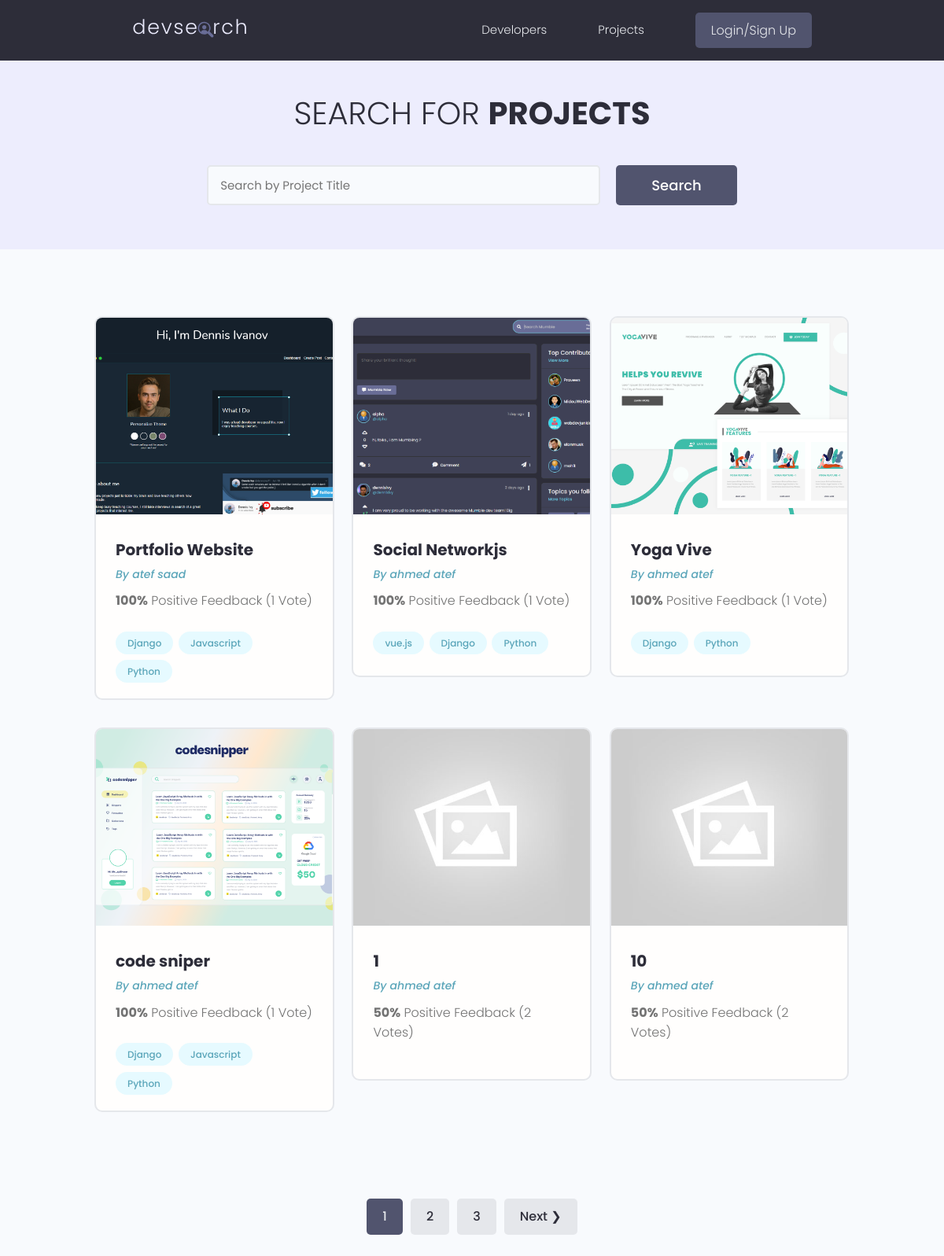
/projects/, run on the app's committed database.
### projects/models.py (models this page shows, shortened)
class Project(models.Model):
    id = models.UUIDField(primary_key=True, unique=True, default=uuid.uuid4, editable=False)
    created_at = models.DateTimeField(auto_now_add=True)
    updated_at = models.DateTimeField(auto_now=True)
    title = models.CharField(max_length=200)
    description = models.TextField(null=True, blank=True)
    demo_link = models.CharField(max_length=2000, null=True, blank=True)
    source_link = models.CharField(max_length=2000, null=True, blank=True)
    vote_total = models.IntegerField(default=0, null=True, blank=True)
    vote_ratio = models.IntegerField(default=0, null=True, blank=True)
    feature_image = models.ImageField(null=True, blank=True, default='projects/default.jpg', upload_to='projects/')
    tags = models.ManyToManyField('Tag', blank=True)
    owner = models.ForeignKey('users.Profile', on_delete=models.CASCADE, null=True, blank=True)
    class Meta:
        ordering = ["-vote_ratio", "-vote_total", "title"]
    @property
    def imageURL(self):
        try:
            url = self.feature_image.url
        except:
            url = ''
        return url

class Tag(models.Model):
    id = models.UUIDField(primary_key=True, unique=True, default=uuid.uuid4, editable=False)
    created_at = models.DateTimeField(auto_now_add=True)
    updated_at = models.DateTimeField(auto_now=True)
    name = models.CharField(max_length=50)

### users/models.py (models this page shows, shortened)
class Profile(models.Model):
    id = models.UUIDField(primary_key=True, unique=True, default=uuid.uuid4, editable=False)
    created_at = models.DateTimeField(auto_now_add=True)
    updated_at = models.DateTimeField(auto_now=True)
    name = models.CharField(max_length=200, null=True, blank=True)
    username = models.CharField(max_length=200, null=True, blank=True)
    location = models.CharField(max_length=200, null=True, blank=True)
    email = models.EmailField(max_length=500, null=True, blank=True)
    short_intro = models.CharField(max_length=200, null=True, blank=True)
    bio = models.TextField(null=True, blank=True)
    profile_image = models.ImageField(null=True, blank=True, default='profiles/user-default.png', upload_to='profiles/')
    social_github = models.CharField(max_length=200, null=True, blank=True)
    social_twitter = models.CharField(max_length=200, null=True, blank=True)
    social_facebook = models.CharField(max_length=200, null=True, blank=True)
    social_linkedin = models.CharField(max_length=200, null=True, blank=True)
    social_youtube = models.CharField(max_length=200, null=True, blank=True)
    social_website = models.CharField(max_length=200, null=True, blank=True)
    user = models.OneToOneField(User, on_delete=models.CASCADE, null=True, blank=True)
    class Meta:
        ordering = ["-created_at"]

### projects/views.py (the view)
# urls.py: path('projects/', views.getProjects),
def projects(request):
    projects, search_query = searchProjects(request)
    custom_range, projects = paginationProjects(request, projects , 6)
    context = {'projects':projects, 'search_query':search_query, 'custom_range': custom_range}
    return render(request,'projects/projects.html',context)

### projects/utils.py (called while the page is built)
def searchProjects(request):
    search_query = ''
    if request.GET.get('search_query'):
        search_query = request.GET.get('search_query')
    tags = Tag.objects.filter(name__icontains=search_query)
    projects = Project.objects.distinct().filter(
        Q(title__icontains=search_query) |
        Q(description__icontains=search_query) |
        Q(owner__name__icontains=search_query) |
        Q(tags__in=tags)
        )
    return projects, search_query

def paginationProjects(request, projects, results):
    page = request.GET.get('page') or 1
    results = results
    paginator = Paginator(projects, results)
    try:
        projects = paginator.page(page)
    except PageNotAnInteger:
        page = 1
        projects = paginator.page(page)
    except EmptyPage:
        page = paginator.num_pages
        projects = paginator.page(page)
    leftIndex = (int(page) - 4)
    if leftIndex < 1:
        leftIndex = 1
    rightIndex = (int(page) + 5)
    if rightIndex > paginator.num_pages:
        rightIndex = paginator.num_pages + 1
    custom_range = range(leftIndex, rightIndex)
    return custom_range, projects

### projects/templates/projects/projects.html (shortened to what this page needs)
{% extends 'main.html' %}
{% block content %}
  <main class="projects">
    <section class="hero-section text-center">
      <div class="container container--narrow">
        <div class="hero-section__box">
          <h2>Search for <span>Projects</span></h2>
        </div>
        <div class="hero-section__search">
          <form id="searchForm" class="form" action="{% url 'projects' %}" method="get">
            <div class="form__field">
              <input class="input input--text" id="formInput#search" type="text" name="search_query" value="{{search_query}}" placeholder="Search by Project Title" />
            </div>
            <input class="btn btn--sub btn--lg" type="submit" value="Search" />
          </form>
        </div>
      </div>
    </section>
    <section class="projectsList">
      <div class="container">
        <div class="grid grid--three">
            {% for project in projects %}
                <div class="column">
                    <div class="card project">
                    <a href="{% url 'project' project.id %}" class="project">
                        <img class="project__thumbnail" src="{{project.imageURL}}" alt="project thumbnail" />
                        <div class="card__body">
                        <h3 class="project__title">{{project.title}}</h3>
                        <p><a class="project__author" href="{% url 'user-profile' project.owner.id %}">By {{project.owner.name}}</a></p>
                        <p class="project--rating">
                            <span style="font-weight: bold;">{{project.vote_ratio}}%</span> Positive
                            Feedback ({{project.vote_total}} Vote{{project.vote_total|pluralize:"s"}})
                        </p>
                        <div class="project__tags">
                            {% for tag in project.tags.all %}
                                <span class="tag tag--pill tag--main">
                                    <small>{{tag.name}}</small>
                                </span>
                            {% endfor %}
                        </div>
                        </div>
                    </a>
                    </div>
                </div>
            {% endfor %}
        </div>
      </div>
    </section>
    {% include 'pagination.html' with query_set=projects custom_range=custom_range %}
  </main>
{% endblock content %}

### templates/main.html (shortened to what this page needs)
{% load static %}
<!DOCTYPE html>
<html lang="en">
  <head>
    <link rel="stylesheet" href="https://cdn.iconmonstr.com/1.3.0/css/iconmonstr-iconic-font.min.css" />
    <link rel="stylesheet" href="{% static 'uikit/styles/uikit.css' %}" />
    <link rel="stylesheet" href="{% static 'styles/app.css' %}" />
  </head>
  <body>
    {% include 'navbar.html' %}
    {% block content %}{% endblock content %}
  </body>
</html>

### templates/navbar.html (shortened to what this page needs)
{% load static %}
<header class="header">
    <div class="container container--narrow">
        <a href="{% url 'profiles' %}" class="header__logo">
        <img src="{% static 'images/logo.svg' %}" alt="DevSearch Logo" />
        </a>
        <nav class="header__nav">
        <ul class="header__menu">
            <li class="header__menuItem"><a href="{% url 'profiles' %}">Developers</a></li>
            <li class="header__menuItem"><a href="{% url 'projects' %}">Projects</a></li>
            {% if request.user.is_authenticated %}
                <li class="header__menuItem"><a href="{% url 'inbox' %}">Inbox</a></li>
                <li class="header__menuItem"><a href="{% url 'create-project' %}">Add Project</a></li>
                <li class="header__menuItem"><a href="{% url 'account' %}">Account</a></li>
                <li class="header__menuItem"><a href="{% url 'logout' %}" class="btn btn--sub">Logout</a></li>
            {% else %}
                <li class="header__menuItem"><a href="{% url 'login' %}" class="btn btn--sub">Login/Sign Up</a></li>
            {% endif %}
        </ul>
        </nav>
    </div>
</header>

### templates/pagination.html (shortened to what this page needs)
{% if query_set.has_other_pages %}
<div class="pagination">
  <ul class="container">
    {% for page in custom_range %}
      <li><a href="?page={{page}}" class="btn page-link{% if page == query_set.number %} btn--sub{% endif %}" data-page="{{page}}">{{page}}</a></li>
    {% endfor %}
    {% if query_set.has_next %}
      <li><a href="?page={{query_set.next_page_number}}" class="btn page-link" data-page="{{query_set.next_page_number}}">Next &#10095;</a></li>
    {% endif %}
  </ul>
</div>
{% endif %}

### static/styles/app.css (style rules this page uses)
:root { --color-sub: #2d2d39; }
.btn--sub { background-color: var(--color-sub-light); }
.card { border: 2px solid var(--color-light); }
img { width: 100%; }
.header { position: sticky; z-index: 111; background-color: var(--color-sub); padding: 1.5rem 0; }
.header > .container { display: flex; justify-content: space-between; align-items: center; }
.header__logo > img { height: 3.8rem; }
.header__nav > ul { display: inline-flex; align-items: center; list-style: none; gap: 6.5rem; }
.header__menuItem > a { color: var(--color-light); font-weight: 300; }
.hero-section { height: 40vh; display: flex; align-items: center; background-color: var(--color-sub); }
.hero-section__box { margin-bottom: 4rem; }
.hero-section__box > h2, .hero-section__box > h2 > span { font-size: 4rem; color: var(--color-light); line-height: 1.3; text-transform: uppercase; }
.hero-section__box > h2 { font-weight: 300; }
.hero-section__box > h2 > span { font-weight: 700; }
.hero-section__search > .form { display: flex; align-items: center; justify-content: center; gap: 2rem; }
.hero-section__search > .form input.input--text { width: 50rem; }
.pagination { margin-top: 8rem; margin-bottom: 10rem; }
.pagination > ul { flex-wrap: wrap; list-style: none; display: flex; align-items: center; justify-content: center; gap: 1rem; }
.pagination .btn { color: var(--color-sub); }
.pagination .btn.btn--sub { color: var(--color-light); }
.project__author { font-size: 1.4rem; font-style: italic; }
.project--rating { margin-bottom: 1.6em; margin-top: .5em; }
.projects > .hero-section { background: var(--color-sub-lighter); height: 30vh; }
.projects .hero-section__box { margin-bottom: 2.5rem; }
.projects .hero-section__box > h2 { color: var(--color-sub); }
.projects .hero-section__box > h2 > span { font-weight: 700; color: var(--color-sub); }
.projectsList { margin-top: 8rem; }
.project__thumbnail { height: 25rem; object-fit: cover; object-position: top center; }
.project__title { font-size: 2rem; font-weight: 700; color: var(--color-sub); }

### static/uikit/styles/modules/_variables.css (style rules this page uses)
:root { --color-main: #5aa5b9; --color-main-light: #e6faff; --color-sub: #3f4156; --color-sub-light: #51546e; --color-sub-lighter: #ededfd; --color-text: #737373; --color-gray: #8b8b8b; --color-light: #e5e7eb; --color-light-gray: #767676; --color-bg: #f8fafd; --color-white: #fffefd; --color-white-light: #f3f3f3; --color-success: #359e64; --color-success-bg: #def8e8; --color-error: #fc4b0b; --color-error-bg: #fff2ee; --font-base: 'Poppins', arial, helvetica, 'Segoe UI', roboto, ubuntu, sans-serif; --font-monospace: 'Fira Code', 'Courier New', courier, monospace; --font-regular: 300; --font-medium: 500; --font-bold: 700; --generic-shadow: 1px 1px 5px #00000010; --generic-transition: all 0.3s ease-in-out; }

### static/uikit/styles/modules/_base.css (style rules this page uses)
* { margin: 0; padding: 0; box-sizing: border-box; text-rendering: optimizeLegibility; color: inherit; font-size: inherit; }
html { font-size: 50%; }
@media only screen and (min-width: 480px) { html { font-size: 56.25%; } }
@media only screen and (min-width: 1200px) { html { font-size: 62.5%; } }
body { line-height: 1.6; font-weight: 400; font-size: 1.5rem; color: var(--color-text); background-color: var(--color-bg); min-height: 100vh; }

### static/uikit/styles/modules/_typography.css (style rules this page uses)
* { font-family: var(--font-base); }
h2 { font-size: 3.6rem; font-weight: var(--font-bold); }
h3 { font-size: 3.2rem; font-weight: var(--font-medium); }
p, span, strong { font-size: 1.6rem; color: var(--color-text); font-weight: var(--font-regular); }
a { padding-bottom: 2px; text-decoration: none; display: inline-block; color: var(--color-main); font-weight: var(--font-medium); }

### static/uikit/styles/modules/_utilities.css (style rules this page uses)
.container { width: 92%; max-width: 165rem; margin: 0 auto; box-sizing: border-box; }
.container--narrow { width: 92%; max-width: 120rem; }
@media screen and (min-width: 1000px) { .container { width: 90%; } }
@media screen and (min-width: 1000px) { .container--narrow { width: 85%; } }
@media screen and (min-width: 1200px) { .container { width: 80%; } }
@media screen and (min-width: 1200px) { .container--narrow { width: 72%; } }
.text-center { text-align: center; }

### static/uikit/styles/modules/_card.css (style rules this page uses)
.card { border-radius: 1rem; background-color: var(--color-white); border: 1.5px solid var(--color-light); width: auto; height: auto; margin-top: 0.5rem; margin-bottom: 0.5rem; overflow: hidden; }
.card__body, .card__header { padding: 2rem 2.5rem; }

### data on the page
Project: imageURL (picture), title "Portfolio Website", owner.name "atef saad", vote_ratio "100", vote_total "1"
Tag: name "Django"
Tag: name "Javascript"
Tag: name "Python"
Project: imageURL (picture), title "Social Networkjs", owner.name "ahmed atef", vote_ratio "100", vote_total "1"
Tag: name "vue.js"
Project: imageURL (picture), title "Yoga Vive", owner.name "ahmed atef", vote_ratio "100", vote_total "1"
Project: imageURL (picture), title "code sniper", owner.name "ahmed atef", vote_ratio "100", vote_total "1"
Project: imageURL (placeholder picture), title "1", owner.name "ahmed atef", vote_ratio "50", vote_total "2"
Project: imageURL (placeholder picture), title "10", owner.name "ahmed atef", vote_ratio "50", vote_total "2"

### other printed values
{{ page }} "1" "2" "3"
